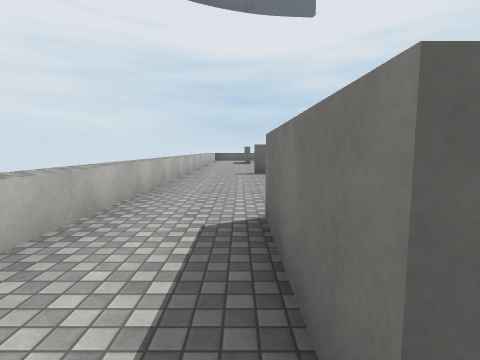
[1] (above)

24 first-person views from a walk through a Unity game level. The camera is 1.4 m above the floor, tilts 6° down and sees 80° across. The floor is counted in squares, 2 m on a side. Each view is taken from the middle of a square. On the plan, view 1 faces up. The plan holds only what a view shows up to about 10 squares ahead; the rest is blank. The place goes on beyond the plan. Surface patterns are stand-ins for the level's own textures.

[2]
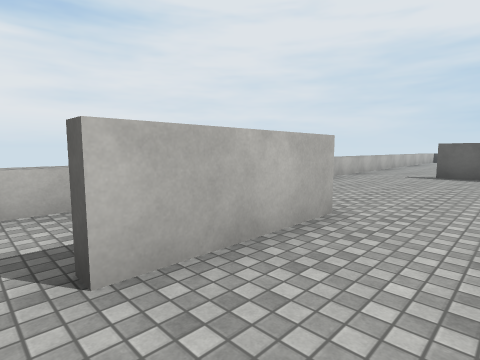

[3]
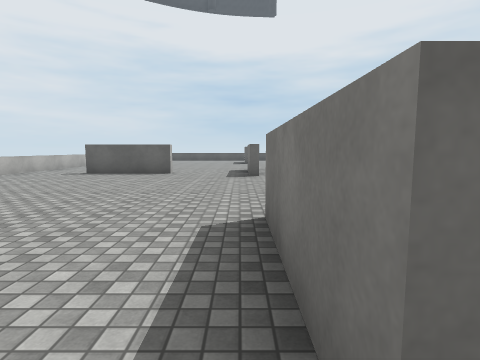

[4]
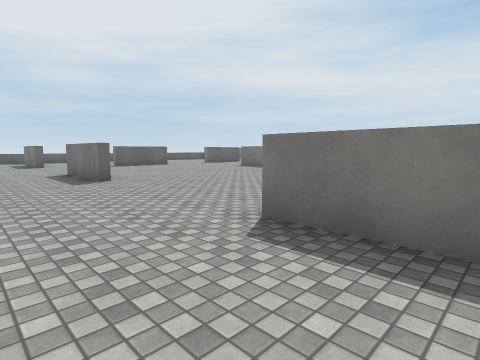

[5]
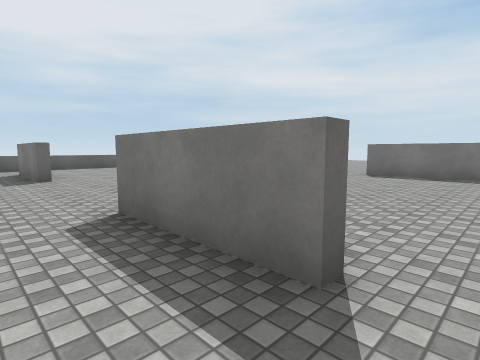

[6]
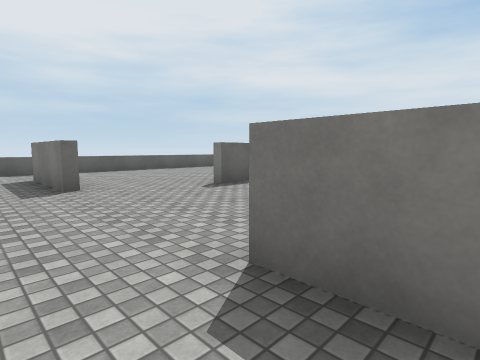

[7]
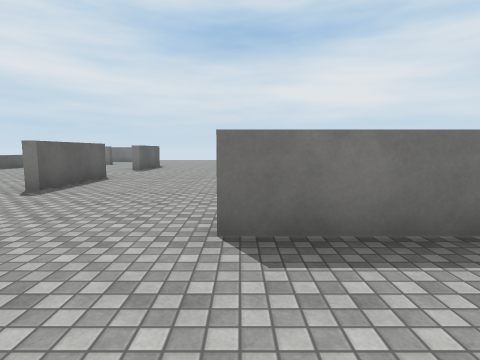

[8]
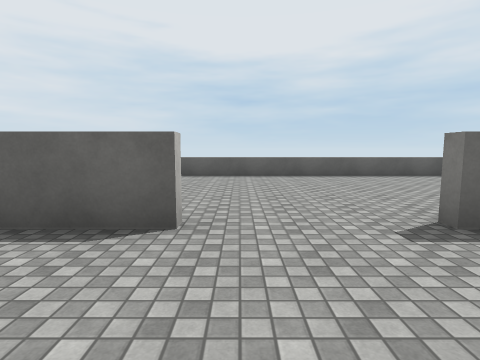

[9]
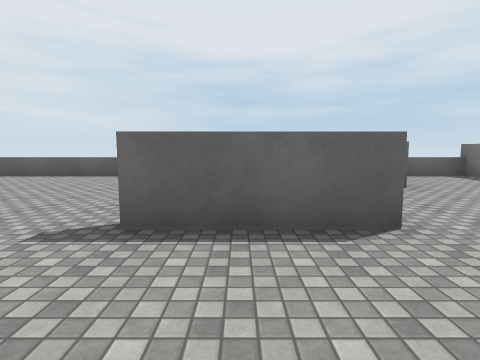

[10]
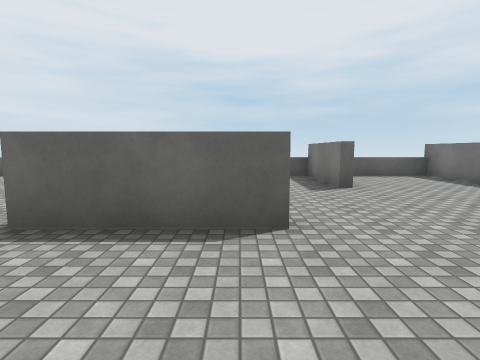

[11]
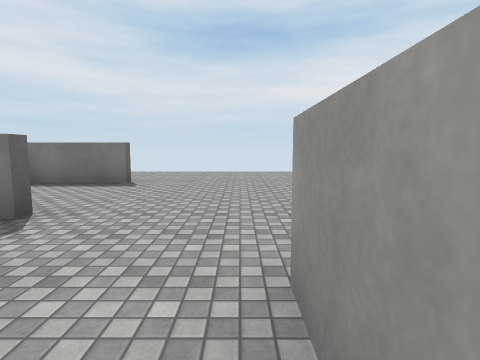

[12]
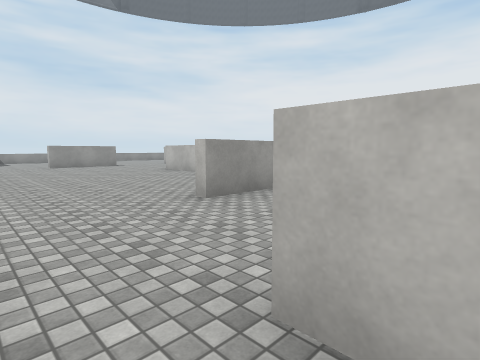

[13]
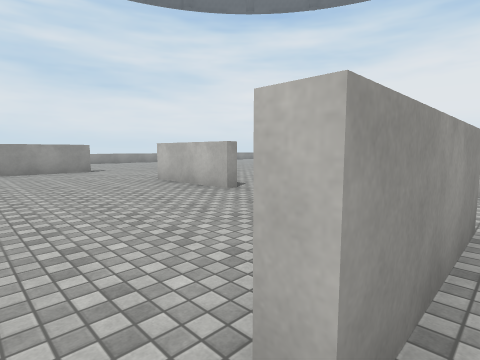

[14]
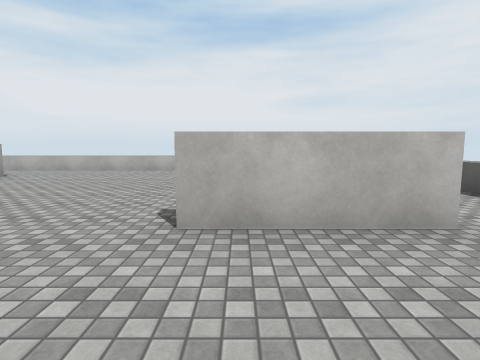

[15]
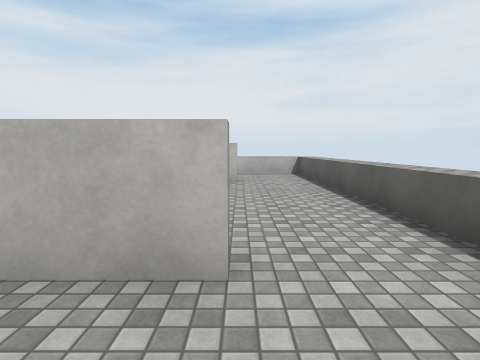

[16]
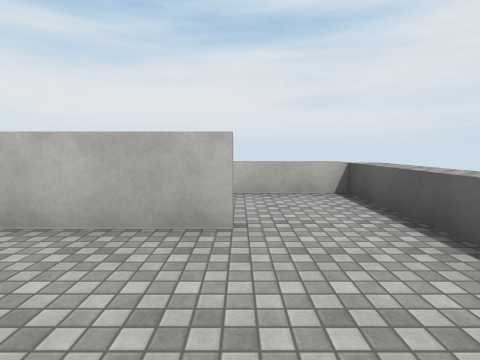

[17]
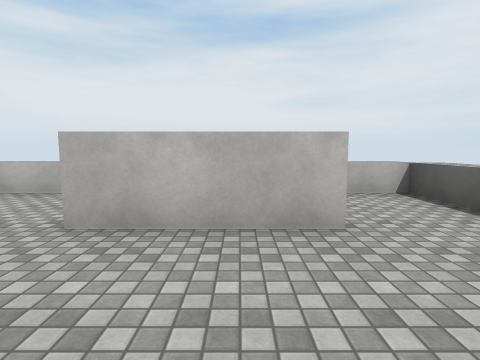

[18]
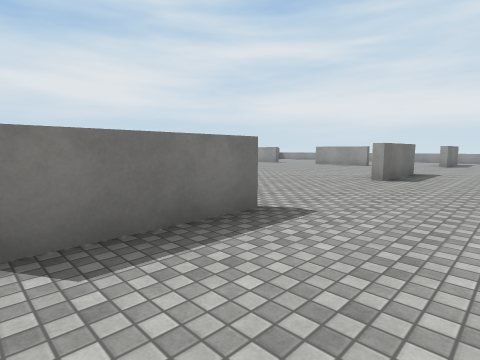

[19]
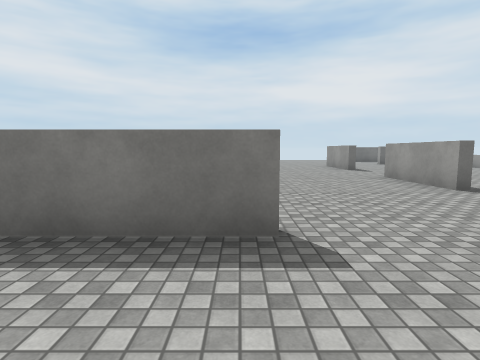

[20]
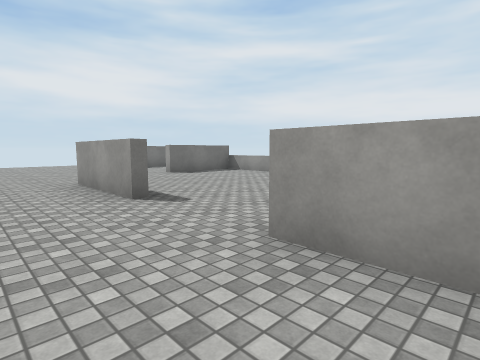

[21]
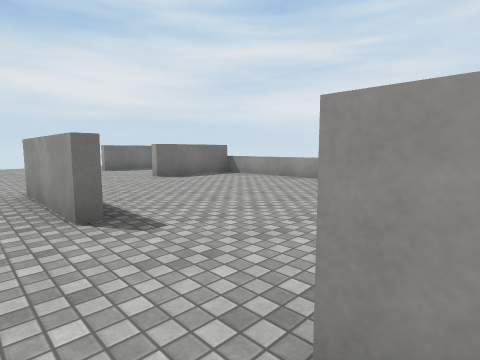

[22]
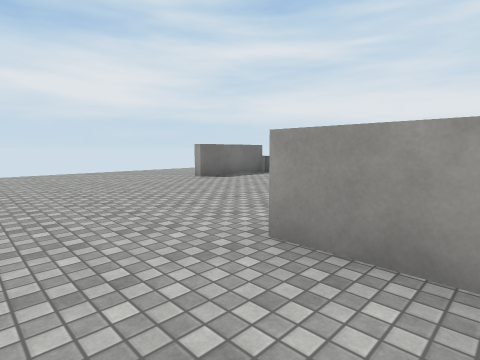

[23]
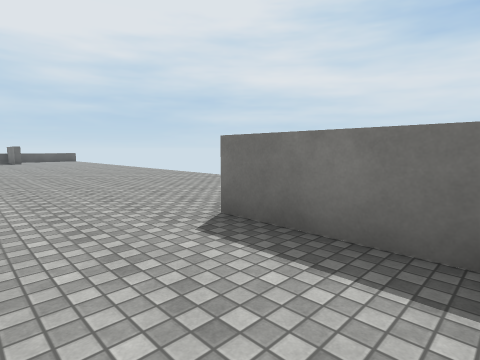

[24]
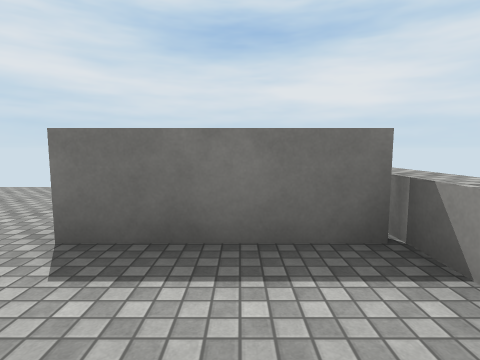

### Floor plan
Key: @ floor where view 1 was taken; # wall or solid block; x gap in a wall; . floor; = window, fence, low wall or low ledge; ^ raised ledge.
Columns run from 2 left of view 1 to 23 right of it. Each row starts with its distance up from view 1.
 19 #===========^^^^^^^^^^^
 18 =..................#..#
 17 =..................#..#...
 16   #....#..................
 15   #....#..................
 14  .........................
 13 =.........###..###........
 12 =.....................
 11 =................... ..
 10 =......#......#..... ...
  9 =...#..#......#..... ....
  8 =..##..#......#..... .....
  7 =................... .....
  6 =.........................
  5 =.........................
  4 =.........###..###........
  3 =........  ...............
  2 =.#....#    ..............
  1 =.#....#     ......#..#...
  0 =.@..  .       ....#..#..
 -1                ....x..x.
 -2                 ^^^   ^^

Positions as (right, up) in squares from view 1, and headings:
1: (0, 0), facing up
2: (2, 0), facing up-left
3: (5, 0), facing up
4: (3, 1), facing up-right
5: (4, 7), facing up-right
6: (4, 9), facing up-right
7: (3, 10), facing right
8: (11, 11), facing up
9: (14, 11), facing up
10: (15, 11), facing up
11: (14, 14), facing right
12: (18, 17), facing down-left
13: (16, 14), facing down-left
14: (8, 15), facing left
15: (7, 17), facing left
16: (3, 17), facing left
17: (3, 16), facing left
18: (3, 17), facing down-right
19: (3, 8), facing right
20: (9, 6), facing down-right
21: (10, 5), facing down-right
22: (14, 6), facing down-right
23: (18, -1), facing up-right
24: (18, 0), facing right
